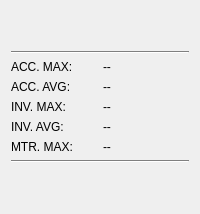
        <widget class="QWidget" name="frameEnduranceLeft" native="true">
         <layout class="QGridLayout" name="gridLayout_6">
          <item row="5" column="1">
           <widget class="QLabel" name="statTempInverterAvg">
            <property name="text">
             <string>--</string>
            </property>
           </widget>
          </item>
          <item row="4" column="1">
           <widget class="QLabel" name="statTempInverterMax2">
            <property name="text">
             <string>--</string>
            </property>
           </widget>
          </item>
          <item row="7" column="0" colspan="2">
           <widget class="Line" name="divider5">
            <property name="palette">
             <palette>
              <active>
               <colorrole role="WindowText">
                <brush brushstyle="SolidPattern">
                 <color alpha="255">
                  <red>0</red>
                  <green>0</green>
                  <blue>0</blue>
                 </color>
                </brush>
               </colorrole>
               <colorrole role="Button">
                <brush brushstyle="SolidPattern">
                 <color alpha="255">
                  <red>255</red>
                  <green>255</green>
                  <blue>255</blue>
                 </color>
                </brush>
               </colorrole>
               <colorrole role="Light">
                <brush brushstyle="SolidPattern">
                 <color alpha="255">
                  <red>255</red>
                  <green>255</green>
                  <blue>255</blue>
                 </color>
                </brush>
               </colorrole>
               <colorrole role="Midlight">
                <brush brushstyle="SolidPattern">
                 <color alpha="255">
                  <red>255</red>
                  <green>255</green>
                  <blue>255</blue>
                 </color>
                </brush>
               </colorrole>
               <colorrole role="Dark">
                <brush brushstyle="SolidPattern">
                 <color alpha="255">
                  <red>127</red>
                  <green>127</green>
                  <blue>127</blue>
                 </color>
                </brush>
               </colorrole>
               <colorrole role="Mid">
                <brush brushstyle="SolidPattern">
                 <color alpha="255">
                  <red>170</red>
                  <green>170</green>
                  <blue>170</blue>
                 </color>
                </brush>
               </colorrole>
               <colorrole role="Text">
                <brush brushstyle="SolidPattern">
                 <color alpha="255">
                  <red>0</red>
                  <green>0</green>
                  <blue>0</blue>
                 </color>
                </brush>
               </colorrole>
               <colorrole role="BrightText">
                <brush brushstyle="SolidPattern">
                 <color alpha="255">
                  <red>255</red>
                  <green>255</green>
                  <blue>255</blue>
                 </color>
                </brush>
               </colorrole>
               <colorrole role="ButtonText">
                <brush brushstyle="SolidPattern">
                 <color alpha="255">
                  <red>0</red>
                  <green>0</green>
                  <blue>0</blue>
                 </color>
                </brush>
               </colorrole>
               <colorrole role="Base">
                <brush brushstyle="SolidPattern">
                 <color alpha="255">
                  <red>255</red>
                  <green>255</green>
                  <blue>255</blue>
                 </color>
                </brush>
               </colorrole>
               <colorrole role="Window">
                <brush brushstyle="SolidPattern">
                 <color alpha="255">
                  <red>255</red>
                  <green>255</green>
                  <blue>255</blue>
                 </color>
                </brush>
               </colorrole>
               <colorrole role="Shadow">
                <brush brushstyle="SolidPattern">
                 <color alpha="255">
                  <red>0</red>
                  <green>0</green>
                  <blue>0</blue>
                 </color>
                </brush>
               </colorrole>
               <colorrole role="AlternateBase">
                <brush brushstyle="SolidPattern">
                 <color alpha="255">
                  <red>255</red>
                  <green>255</green>
                  <blue>255</blue>
                 </color>
                </brush>
               </colorrole>
               <colorrole role="ToolTipBase">
                <brush brushstyle="SolidPattern">
                 <color alpha="255">
                  <red>255</red>
                  <green>255</green>
                  <blue>220</blue>
                 </color>
                </brush>
               </colorrole>
               <colorrole role="ToolTipText">
                <brush brushstyle="SolidPattern">
                 <color alpha="255">
                  <red>0</red>
                  <green>0</green>
                  <blue>0</blue>
                 </color>
                </brush>
               </colorrole>
               <colorrole role="PlaceholderText">
                <brush brushstyle="SolidPattern">
                 <color alpha="128">
                  <red>0</red>
                  <green>0</green>
                  <blue>0</blue>
                 </color>
                </brush>
               </colorrole>
              </active>
              <inactive>
               <colorrole role="WindowText">
                <brush brushstyle="SolidPattern">
                 <color alpha="255">
                  <red>0</red>
                  <green>0</green>
                  <blue>0</blue>
                 </color>
                </brush>
               </colorrole>
               <colorrole role="Button">
                <brush brushstyle="SolidPattern">
                 <color alpha="255">
                  <red>255</red>
                  <green>255</green>
                  <blue>255</blue>
                 </color>
                </brush>
               </colorrole>
               <colorrole role="Light">
                <brush brushstyle="SolidPattern">
                 <color alpha="255">
                  <red>255</red>
                  <green>255</green>
                  <blue>255</blue>
                 </color>
                </brush>
               </colorrole>
               <colorrole role="Midlight">
                <brush brushstyle="SolidPattern">
                 <color alpha="255">
                  <red>255</red>
                  <green>255</green>
                  <blue>255</blue>
                 </color>
                </brush>
               </colorrole>
               <colorrole role="Dark">
                <brush brushstyle="SolidPattern">
                 <color alpha="255">
                  <red>127</red>
                  <green>127</green>
                  <blue>127</blue>
                 </color>
                </brush>
               </colorrole>
               <colorrole role="Mid">
                <brush brushstyle="SolidPattern">
                 <color alpha="255">
                  <red>170</red>
                  <green>170</green>
                  <blue>170</blue>
                 </color>
                </brush>
               </colorrole>
               <colorrole role="Text">
                <brush brushstyle="SolidPattern">
                 <color alpha="255">
                  <red>0</red>
                  <green>0</green>
                  <blue>0</blue>
                 </color>
                </brush>
               </colorrole>
               <colorrole role="BrightText">
                <brush brushstyle="SolidPattern">
                 <color alpha="255">
                  <red>255</red>
                  <green>255</green>
                  <blue>255</blue>
                 </color>
                </brush>
               </colorrole>
               <colorrole role="ButtonText">
                <brush brushstyle="SolidPattern">
                 <color alpha="255">
                  <red>0</red>
                  <green>0</green>
                  <blue>0</blue>
                 </color>
                </brush>
               </colorrole>
               <colorrole role="Base">
                <brush brushstyle="SolidPattern">
                 <color alpha="255">
                  <red>255</red>
                  <green>255</green>
                  <blue>255</blue>
                 </color>
                </brush>
               </colorrole>
               <colorrole role="Window">
                <brush brushstyle="SolidPattern">
                 <color alpha="255">
                  <red>255</red>
                  <green>255</green>
                  <blue>255</blue>
                 </color>
                </brush>
               </colorrole>
               <colorrole role="Shadow">
                <brush brushstyle="SolidPattern">
                 <color alpha="255">
                  <red>0</red>
                  <green>0</green>
                  <blue>0</blue>
                 </color>
                </brush>
               </colorrole>
               <colorrole role="AlternateBase">
                <brush brushstyle="SolidPattern">
                 <color alpha="255">
                  <red>255</red>
                  <green>255</green>
                  <blue>255</blue>
                 </color>
                </brush>
               </colorrole>
               <colorrole role="ToolTipBase">
                <brush brushstyle="SolidPattern">
                 <color alpha="255">
                  <red>255</red>
                  <green>255</green>
                  <blue>220</blue>
                 </color>
                </brush>
               </colorrole>
               <colorrole role="ToolTipText">
                <brush brushstyle="SolidPattern">
                 <color alpha="255">
                  <red>0</red>
                  <green>0</green>
                  <blue>0</blue>
                 </color>
                </brush>
               </colorrole>
               <colorrole role="PlaceholderText">
                <brush brushstyle="SolidPattern">
                 <color alpha="128">
                  <red>0</red>
                  <green>0</green>
                  <blue>0</blue>
                 </color>
                </brush>
               </colorrole>
              </inactive>
              <disabled>
               <colorrole role="WindowText">
                <brush brushstyle="SolidPattern">
                 <color alpha="255">
                  <red>127</red>
                  <green>127</green>
                  <blue>127</blue>
                 </color>
                </brush>
               </colorrole>
               <colorrole role="Button">
                <brush brushstyle="SolidPattern">
                 <color alpha="255">
                  <red>255</red>
                  <green>255</green>
                  <blue>255</blue>
                 </color>
                </brush>
               </colorrole>
               <colorrole role="Light">
                <brush brushstyle="SolidPattern">
                 <color alpha="255">
                  <red>255</red>
                  <green>255</green>
                  <blue>255</blue>
                 </color>
                </brush>
               </colorrole>
               <colorrole role="Midlight">
                <brush brushstyle="SolidPattern">
                 <color alpha="255">
                  <red>255</red>
                  <green>255</green>
                  <blue>255</blue>
                 </color>
                </brush>
               </colorrole>
               <colorrole role="Dark">
                <brush brushstyle="SolidPattern">
                 <color alpha="255">
                  <red>127</red>
                  <green>127</green>
                  <blue>127</blue>
                 </color>
                </brush>
               </colorrole>
               <colorrole role="Mid">
                <brush brushstyle="SolidPattern">
                 <color alpha="255">
                  <red>170</red>
                  <green>170</green>
                  <blue>170</blue>
                 </color>
                </brush>
               </colorrole>
               <colorrole role="Text">
                <brush brushstyle="SolidPattern">
                 <color alpha="255">
                  <red>127</red>
                  <green>127</green>
                  <blue>127</blue>
                 </color>
                </brush>
               </colorrole>
               <colorrole role="BrightText">
                <brush brushstyle="SolidPattern">
                 <color alpha="255">
                  <red>255</red>
                  <green>255</green>
                  <blue>255</blue>
                 </color>
                </brush>
               </colorrole>
               <colorrole role="ButtonText">
                <brush brushstyle="SolidPattern">
                 <color alpha="255">
                  <red>127</red>
                  <green>127</green>
                  <blue>127</blue>
                 </color>
                </brush>
               </colorrole>
               <colorrole role="Base">
                <brush brushstyle="SolidPattern">
                 <color alpha="255">
                  <red>255</red>
                  <green>255</green>
                  <blue>255</blue>
                 </color>
                </brush>
               </colorrole>
               <colorrole role="Window">
                <brush brushstyle="SolidPattern">
                 <color alpha="255">
                  <red>255</red>
                  <green>255</green>
                  <blue>255</blue>
                 </color>
                </brush>
               </colorrole>
               <colorrole role="Shadow">
                <brush brushstyle="SolidPattern">
                 <color alpha="255">
                  <red>0</red>
                  <green>0</green>
                  <blue>0</blue>
                 </color>
                </brush>
               </colorrole>
               <colorrole role="AlternateBase">
                <brush brushstyle="SolidPattern">
                 <color alpha="255">
                  <red>255</red>
                  <green>255</green>
                  <blue>255</blue>
                 </color>
                </brush>
               </colorrole>
               <colorrole role="ToolTipBase">
                <brush brushstyle="SolidPattern">
                 <color alpha="255">
                  <red>255</red>
                  <green>255</green>
                  <blue>220</blue>
                 </color>
                </brush>
               </colorrole>
               <colorrole role="ToolTipText">
                <brush brushstyle="SolidPattern">
                 <color alpha="255">
                  <red>0</red>
                  <green>0</green>
                  <blue>0</blue>
                 </color>
                </brush>
               </colorrole>
               <colorrole role="PlaceholderText">
                <brush brushstyle="SolidPattern">
                 <color alpha="128">
                  <red>0</red>
                  <green>0</green>
                  <blue>0</blue>
                 </color>
                </brush>
               </colorrole>
              </disabled>
             </palette>
            </property>
            <property name="orientation">
             <enum>Qt::Horizontal</enum>
            </property>
           </widget>
          </item>
          <item row="8" column="0" colspan="2">
           <spacer name="verticalSpacer_2">
            <property name="orientation">
             <enum>Qt::Vertical</enum>
            </property>
            <property name="sizeHint" stdset="0">
             <size>
              <width>20</width>
              <height>40</height>
             </size>
            </property>
           </spacer>
          </item>
          <item row="5" column="0">
           <widget class="QLabel" name="labelTempInverterAvg">
            <property name="text">
             <string>INV. AVG:</string>
            </property>
           </widget>
          </item>
          <item row="3" column="0">
           <widget class="QLabel" name="labelTempAccumulatorAvg">
            <property name="text">
             <string>ACC. AVG:</string>
            </property>
           </widget>
          </item>
          <item row="0" column="0" colspan="2">
           <spacer name="verticalSpacer">
            <property name="orientation">
             <enum>Qt::Vertical</enum>
            </property>
            <property name="sizeHint" stdset="0">
             <size>
              <width>20</width>
              <height>40</height>
             </size>
            </property>
           </spacer>
          </item>
          <item row="2" column="0">
           <widget class="QLabel" name="labelTempAccumulatorMax2">
            <property name="text">
             <string>ACC. MAX:</string>
            </property>
           </widget>
          </item>
          <item row="4" column="0">
           <widget class="QLabel" name="labelTempInverterMax2">
            <property name="text">
             <string>INV. MAX:</string>
            </property>
           </widget>
          </item>
          <item row="1" column="0" colspan="2">
           <widget class="Line" name="divider4">
            <property name="palette">
             <palette>
              <active>
               <colorrole role="WindowText">
                <brush brushstyle="SolidPattern">
                 <color alpha="255">
                  <red>0</red>
                  <green>0</green>
                  <blue>0</blue>
                 </color>
                </brush>
               </colorrole>
               <colorrole role="Button">
                <brush brushstyle="SolidPattern">
                 <color alpha="255">
                  <red>255</red>
                  <green>255</green>
                  <blue>255</blue>
                 </color>
                </brush>
               </colorrole>
               <colorrole role="Light">
                <brush brushstyle="SolidPattern">
                 <color alpha="255">
                  <red>255</red>
                  <green>255</green>
                  <blue>255</blue>
                 </color>
                </brush>
               </colorrole>
               <colorrole role="Midlight">
                <brush brushstyle="SolidPattern">
                 <color alpha="255">
                  <red>255</red>
                  <green>255</green>
                  <blue>255</blue>
                 </color>
                </brush>
               </colorrole>
               <colorrole role="Dark">
                <brush brushstyle="SolidPattern">
                 <color alpha="255">
                  <red>127</red>
                  <green>127</green>
                  <blue>127</blue>
                 </color>
                </brush>
               </colorrole>
               <colorrole role="Mid">
                <brush brushstyle="SolidPattern">
                 <color alpha="255">
                  <red>170</red>
                  <green>170</green>
                  <blue>170</blue>
                 </color>
                </brush>
               </colorrole>
               <colorrole role="Text">
                <brush brushstyle="SolidPattern">
                 <color alpha="255">
                  <red>0</red>
                  <green>0</green>
                  <blue>0</blue>
                 </color>
                </brush>
               </colorrole>
               <colorrole role="BrightText">
                <brush brushstyle="SolidPattern">
                 <color alpha="255">
                  <red>255</red>
                  <green>255</green>
                  <blue>255</blue>
                 </color>
                </brush>
               </colorrole>
               <colorrole role="ButtonText">
                <brush brushstyle="SolidPattern">
                 <color alpha="255">
                  <red>0</red>
                  <green>0</green>
                  <blue>0</blue>
                 </color>
                </brush>
               </colorrole>
               <colorrole role="Base">
                <brush brushstyle="SolidPattern">
                 <color alpha="255">
                  <red>255</red>
                  <green>255</green>
                  <blue>255</blue>
                 </color>
                </brush>
               </colorrole>
               <colorrole role="Window">
                <brush brushstyle="SolidPattern">
                 <color alpha="255">
                  <red>255</red>
                  <green>255</green>
                  <blue>255</blue>
                 </color>
                </brush>
               </colorrole>
               <colorrole role="Shadow">
                <brush brushstyle="SolidPattern">
                 <color alpha="255">
                  <red>0</red>
                  <green>0</green>
                  <blue>0</blue>
                 </color>
                </brush>
               </colorrole>
               <colorrole role="AlternateBase">
                <brush brushstyle="SolidPattern">
                 <color alpha="255">
                  <red>255</red>
                  <green>255</green>
                  <blue>255</blue>
                 </color>
                </brush>
               </colorrole>
               <colorrole role="ToolTipBase">
                <brush brushstyle="SolidPattern">
                 <color alpha="255">
                  <red>255</red>
                  <green>255</green>
                  <blue>220</blue>
                 </color>
                </brush>
               </colorrole>
               <colorrole role="ToolTipText">
                <brush brushstyle="SolidPattern">
                 <color alpha="255">
                  <red>0</red>
                  <green>0</green>
                  <blue>0</blue>
                 </color>
                </brush>
               </colorrole>
               <colorrole role="PlaceholderText">
                <brush brushstyle="SolidPattern">
                 <color alpha="128">
                  <red>0</red>
                  <green>0</green>
                  <blue>0</blue>
                 </color>
                </brush>
               </colorrole>
              </active>
              <inactive>
               <colorrole role="WindowText">
                <brush brushstyle="SolidPattern">
                 <color alpha="255">
                  <red>0</red>
                  <green>0</green>
                  <blue>0</blue>
                 </color>
                </brush>
               </colorrole>
               <colorrole role="Button">
                <brush brushstyle="SolidPattern">
                 <color alpha="255">
                  <red>255</red>
                  <green>255</green>
                  <blue>255</blue>
                 </color>
                </brush>
               </colorrole>
               <colorrole role="Light">
                <brush brushstyle="SolidPattern">
                 <color alpha="255">
                  <red>255</red>
                  <green>255</green>
                  <blue>255</blue>
                 </color>
                </brush>
               </colorrole>
               <colorrole role="Midlight">
                <brush brushstyle="SolidPattern">
                 <color alpha="255">
                  <red>255</red>
                  <green>255</green>
                  <blue>255</blue>
                 </color>
                </brush>
               </colorrole>
               <colorrole role="Dark">
                <brush brushstyle="SolidPattern">
                 <color alpha="255">
                  <red>127</red>
                  <green>127</green>
                  <blue>127</blue>
                 </color>
                </brush>
               </colorrole>
               <colorrole role="Mid">
                <brush brushstyle="SolidPattern">
                 <color alpha="255">
                  <red>170</red>
                  <green>170</green>
                  <blue>170</blue>
                 </color>
                </brush>
               </colorrole>
               <colorrole role="Text">
                <brush brushstyle="SolidPattern">
                 <color alpha="255">
                  <red>0</red>
                  <green>0</green>
                  <blue>0</blue>
                 </color>
                </brush>
               </colorrole>
               <colorrole role="BrightText">
                <brush brushstyle="SolidPattern">
                 <color alpha="255">
                  <red>255</red>
                  <green>255</green>
                  <blue>255</blue>
                 </color>
                </brush>
               </colorrole>
               <colorrole role="ButtonText">
                <brush brushstyle="SolidPattern">
                 <color alpha="255">
                  <red>0</red>
                  <green>0</green>
                  <blue>0</blue>
                 </color>
                </brush>
               </colorrole>
               <colorrole role="Base">
                <brush brushstyle="SolidPattern">
                 <color alpha="255">
                  <red>255</red>
                  <green>255</green>
                  <blue>255</blue>
                 </color>
                </brush>
               </colorrole>
               <colorrole role="Window">
                <brush brushstyle="SolidPattern">
                 <color alpha="255">
                  <red>255</red>
                  <green>255</green>
                  <blue>255</blue>
                 </color>
                </brush>
               </colorrole>
               <colorrole role="Shadow">
                <brush brushstyle="SolidPattern">
                 <color alpha="255">
                  <red>0</red>
                  <green>0</green>
                  <blue>0</blue>
                 </color>
                </brush>
               </colorrole>
               <colorrole role="AlternateBase">
                <brush brushstyle="SolidPattern">
                 <color alpha="255">
                  <red>255</red>
                  <green>255</green>
                  <blue>255</blue>
                 </color>
                </brush>
               </colorrole>
               <colorrole role="ToolTipBase">
                <brush brushstyle="SolidPattern">
                 <color alpha="255">
                  <red>255</red>
                  <green>255</green>
                  <blue>220</blue>
                 </color>
                </brush>
               </colorrole>
               <colorrole role="ToolTipText">
                <brush brushstyle="SolidPattern">
                 <color alpha="255">
                  <red>0</red>
                  <green>0</green>
                  <blue>0</blue>
                 </color>
                </brush>
               </colorrole>
               <colorrole role="PlaceholderText">
                <brush brushstyle="SolidPattern">
                 <color alpha="128">
                  <red>0</red>
                  <green>0</green>
                  <blue>0</blue>
                 </color>
                </brush>
               </colorrole>
              </inactive>
              <disabled>
               <colorrole role="WindowText">
                <brush brushstyle="SolidPattern">
                 <color alpha="255">
                  <red>127</red>
                  <green>127</green>
                  <blue>127</blue>
                 </color>
                </brush>
               </colorrole>
               <colorrole role="Button">
                <brush brushstyle="SolidPattern">
                 <color alpha="255">
                  <red>255</red>
                  <green>255</green>
                  <blue>255</blue>
                 </color>
                </brush>
               </colorrole>
               <colorrole role="Light">
                <brush brushstyle="SolidPattern">
                 <color alpha="255">
                  <red>255</red>
                  <green>255</green>
                  <blue>255</blue>
                 </color>
                </brush>
               </colorrole>
               <colorrole role="Midlight">
                <brush brushstyle="SolidPattern">
                 <color alpha="255">
                  <red>255</red>
                  <green>255</green>
                  <blue>255</blue>
                 </color>
                </brush>
               </colorrole>
               <colorrole role="Dark">
                <brush brushstyle="SolidPattern">
                 <color alpha="255">
                  <red>127</red>
                  <green>127</green>
                  <blue>127</blue>
                 </color>
                </brush>
               </colorrole>
               <colorrole role="Mid">
                <brush brushstyle="SolidPattern">
                 <color alpha="255">
                  <red>170</red>
                  <green>170</green>
                  <blue>170</blue>
                 </color>
                </brush>
               </colorrole>
               <colorrole role="Text">
                <brush brushstyle="SolidPattern">
                 <color alpha="255">
                  <red>127</red>
                  <green>127</green>
                  <blue>127</blue>
                 </color>
                </brush>
               </colorrole>
               <colorrole role="BrightText">
                <brush brushstyle="SolidPattern">
                 <color alpha="255">
                  <red>255</red>
                  <green>255</green>
                  <blue>255</blue>
                 </color>
                </brush>
               </colorrole>
               <colorrole role="ButtonText">
                <brush brushstyle="SolidPattern">
                 <color alpha="255">
                  <red>127</red>
                  <green>127</green>
                  <blue>127</blue>
                 </color>
                </brush>
               </colorrole>
               <colorrole role="Base">
                <brush brushstyle="SolidPattern">
                 <color alpha="255">
                  <red>255</red>
                  <green>255</green>
                  <blue>255</blue>
                 </color>
                </brush>
               </colorrole>
               <colorrole role="Window">
                <brush brushstyle="SolidPattern">
                 <color alpha="255">
                  <red>255</red>
                  <green>255</green>
                  <blue>255</blue>
                 </color>
                </brush>
               </colorrole>
               <colorrole role="Shadow">
                <brush brushstyle="SolidPattern">
                 <color alpha="255">
                  <red>0</red>
                  <green>0</green>
                  <blue>0</blue>
                 </color>
                </brush>
               </colorrole>
               <colorrole role="AlternateBase">
                <brush brushstyle="SolidPattern">
                 <color alpha="255">
                  <red>255</red>
                  <green>255</green>
                  <blue>255</blue>
                 </color>
                </brush>
               </colorrole>
               <colorrole role="ToolTipBase">
                <brush brushstyle="SolidPattern">
                 <color alpha="255">
                  <red>255</red>
                  <green>255</green>
                  <blue>220</blue>
                 </color>
                </brush>
               </colorrole>
               <colorrole role="ToolTipText">
                <brush brushstyle="SolidPattern">
                 <color alpha="255">
                  <red>0</red>
                  <green>0</green>
                  <blue>0</blue>
                 </color>
                </brush>
               </colorrole>
               <colorrole role="PlaceholderText">
                <brush brushstyle="SolidPattern">
                 <color alpha="128">
                  <red>0</red>
                  <green>0</green>
                  <blue>0</blue>
                 </color>
                </brush>
               </colorrole>
              </disabled>
             </palette>
            </property>
            <property name="orientation">
             <enum>Qt::Horizontal</enum>
            </property>
           </widget>
          </item>
          <item row="3" column="1">
           <widget class="QLabel" name="statTempAccumulatorAvg">
            <property name="text">
             <string>--</string>
            </property>
           </widget>
          </item>
          <item row="2" column="1">
           <widget class="QLabel" name="statTempAccumulatorMax2">
            <property name="text">
             <string>--</string>
            </property>
           </widget>
          </item>
          <item row="6" column="0">
           <widget class="QLabel" name="labelTempMotorMax2">
            <property name="text">
             <string>MTR. MAX:</string>
            </property>
           </widget>
          </item>
          <item row="6" column="1">
           <widget class="QLabel" name="statTempMotorMax2">
            <property name="text">
             <string>--</string>
            </property>
           </widget>
          </item>
         </layout>
        </widget>
